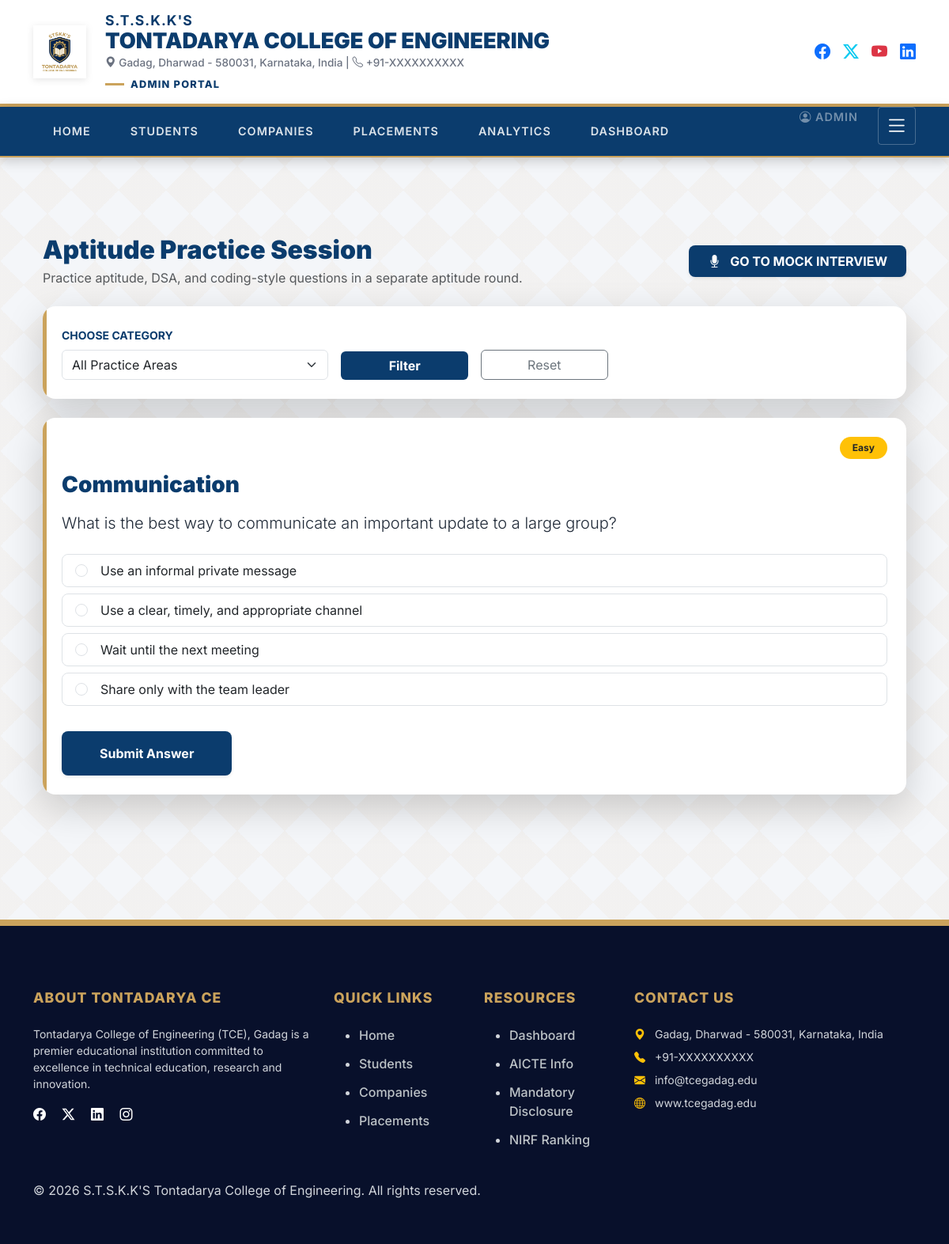
The app's page /interview/practice-session/ (signed in) with its own data.
### aptitude/models.py (models this page shows, shortened)
class AptitudeQuestion(models.Model):
    CATEGORY_CHOICES = [
        ('APTITUDE', 'Aptitude'),
        ('HR', 'Human Resources'),
        ('DSA', 'Data Structures & Algorithms'),
        ('LEETCODE', 'LeetCode / Coding Problem'),
    ]
    DIFFICULTY_CHOICES = [
        ('EASY', 'Easy'),
        ('MEDIUM', 'Medium'),
        ('HARD', 'Hard'),
    ]
    category = models.CharField(max_length=20, choices=CATEGORY_CHOICES, default='APTITUDE')
    title = models.CharField(max_length=200)
    prompt = models.TextField()
    options = models.JSONField(default=list, blank=True, help_text='Multiple-choice options for aptitude or MCQ problems')
    correct_answer = models.CharField(max_length=255, blank=True, help_text='Correct option text or expected result')
    explanation = models.TextField(blank=True)
    difficulty = models.CharField(max_length=20, choices=DIFFICULTY_CHOICES, default='MEDIUM')
    is_active = models.BooleanField(default=True)
    created_at = models.DateTimeField(auto_now_add=True)
    updated_at = models.DateTimeField(auto_now=True)
    class Meta:
        ordering = ['category', 'difficulty', 'id']
        db_table = 'aptitude_question'

### interview/views.py (the view, shortened to what this page needs)
# urls.py: path('', views.practice_session, name='practice_session'),
@role_required(['admin', 'student'])
def practice_session(request):
    selected_category = request.GET.get('category', '').strip()
    questions = AptitudeQuestion.objects.filter(is_active=True)
    if selected_category:
        questions = questions.filter(category=selected_category)
    question = None
    if questions.exists():
        question = questions.order_by('?').first()
    return render(request, 'interview/practice_lab.html', {
        'question': question,
        'questions': questions[:10],
        'selected_category': selected_category,
        'categories': AptitudeQuestion.CATEGORY_CHOICES,
    })

### interview/templates/interview/practice_lab.html (shortened to what this page needs)
{% extends 'core/base.html' %}
{% block content %}
<div class="container my-5">
    <div class="d-flex justify-content-between align-items-center mb-4 flex-wrap gap-3">
        <div>
            <h2 class="fw-black text-navy mb-1">Aptitude Practice Session</h2>
            <p class="text-muted mb-0">Practice aptitude, DSA, and coding-style questions in a separate aptitude round.</p>
        </div>
        <a href="{% url 'interview:mock_interview' %}" class="btn btn-navy px-4 py-2 fw-bold rounded-3 shadow-sm">
            <i class="bi bi-mic-fill me-2"></i> GO TO MOCK INTERVIEW
        </a>
    </div>
    <div class="glass-section p-4 rounded-4 bg-white border-0 shadow-lg mb-4">
        <form method="get" class="row g-3 align-items-end">
            <div class="col-md-4">
                <label class="form-label fw-bold text-navy small text-uppercase">Choose Category</label>
                <select name="category" class="form-select">
                    <option value="">All Practice Areas</option>
                </select>
            </div>
            <div class="col-md-2">
                <button type="submit" class="btn btn-navy w-100 fw-bold">Filter</button>
            </div>
            <div class="col-md-2">
                <a href="{% url 'interview:practice_lab' %}" class="btn btn-outline-secondary w-100">Reset</a>
            </div>
        </form>
    </div>
    {% if question %}
        <div class="glass-section p-4 rounded-4 bg-white border-0 shadow-lg">
            <div class="d-flex justify-content-between align-items-center mb-3 flex-wrap gap-2">
                <span class="badge bg-navy text-white px-3 py-2 rounded-pill">{{ question.get_category_display }}</span>
                <span class="badge bg-warning text-dark px-3 py-2 rounded-pill">{{ question.get_difficulty_display }}</span>
            </div>
            <h3 class="fw-black text-navy mb-3">{{ question.title }}</h3>
            <p class="lead mb-4">{{ question.prompt }}</p>
            <form method="post">
                {% if question.options %}
                    <div class="list-group mb-4">
                        {% for option in question.options %}
                            <label class="list-group-item d-flex align-items-start gap-3 rounded-3 mb-2 border">
                                <input class="form-check-input mt-1" type="radio" name="selected_answer" value="{{ option }}" required>
                                <span>{{ option }}</span>
                            </label>
                        {% endfor %}
                    </div>
                {% else %}
                    <div class="mb-4">
                        <label class="form-label fw-bold text-navy">Your Answer</label>
                        <textarea name="selected_answer" class="form-control" rows="5" placeholder="Write the answer, logic, or code here..." required></textarea>
                    </div>
                {% endif %}
                <button type="submit" class="btn btn-navy px-5 py-3 fw-bold rounded-3 shadow-sm">Submit Answer</button>
            </form>
        </div>
    {% endif %}
</div>
{% endblock %}

### core/templates/core/base.html (style rules this page uses)
:root { --rv-navy: #0b3c6d; --rv-gold: #CBA35C; --rv-dark-navy: #08102B; --text-dark: #1f2937; --text-light: #6b7280; --bg-light: #f4f6f9; }
body { font-family: 'Inter', sans-serif; background-color: var(--bg-light); background-image: linear-gradient(45deg, rgba(203, 163, 92, 0.05) 25%, transparent 25%, transparent 75%, rgba(203, 163, 92, 0.05) 75%, rgba(203, 163, 92, 0.05)), linear-gradient(-45deg, rgba(203, 163, 92, 0.05) 25%, transparent 25%, transparent 75%, rgba(203, 163, 92, 0.05) 75%, rgba(203, 163, 92, 0.05)); background-size: 60px 60px; color: var(--text-dark); overflow-x: hidden; }
.glass-section { background: #fff; border-radius: 4px; padding: 40px; margin-bottom: 40px; box-shadow: 0 10px 30px rgba(0,0,0,0.05); border: 1px solid rgba(0,0,0,0.05); position: relative; overflow: hidden; }
.glass-section::before { content: ''; position: absolute; top: 0; left: 0; width: 5px; height: 100%; background: var(--rv-gold); }

### interview/templates/interview/practice_lab.html (style rules this page uses)
.text-navy { color: var(--rv-navy) !important; }
.btn-navy { background-color: var(--rv-navy) !important; color: white !important; border: none; }
.fw-black { font-weight: 900 !important; }

### records on screen
AptitudeQuestion: difficulty "Easy", title "Communication", prompt "What is the best way to communicate an important update to a large group?"

### other values on screen
{{ request.session.role|capfirst }} "ADMIN"
{{ option }} "Use an informal private message" "Use a clear, timely, and appropriate channel" "Wait until the next meeting" "Share only with the team leader"
